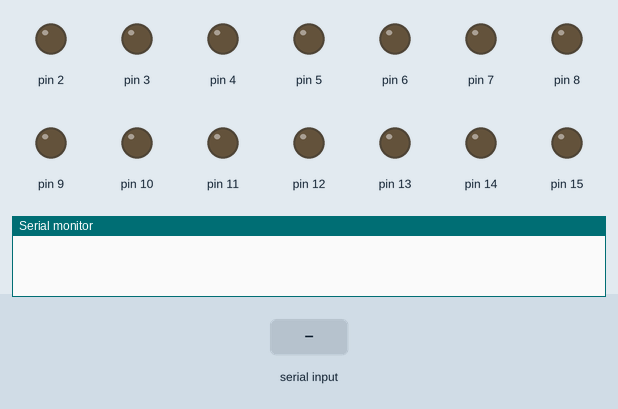
The sketch below on a simulated Arduino Uno, built with avr-gcc and run on an emulated ATmega328P. On the bench: output pins drawn as LEDs (lit = HIGH), the last lines printed to the serial monitor. The inputs (shaded band) are chosen by the test bench.

Above: at 1.2 s.
1.3 s: "5\n" received over Serial
At 2.2 s:
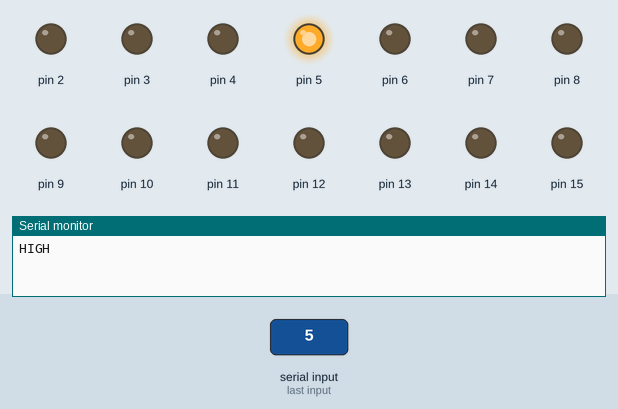
2.9 s: "30,150\n" received over Serial
Timing chart, 0 to 5.9 s (numbered marks = the images above; inputs shaded):
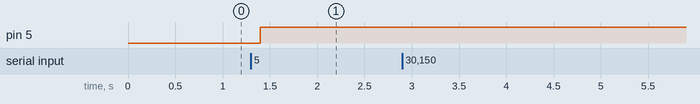

Measured:
- after the input at 1.3 s, pin 5: LOW → HIGH after 0.10 s

The sketch:

switch_pin_output.ino
```cpp
int int_array[18] = {0,0,0,0,0,0,0,0,0,0,0,0,0,0,0,0,0};
String pin_str = "";


void setup() {
  // Open serial connection
  Serial.begin(19200);
  Serial.flush();
  // Set up pins 1-13 as OUTPUT and initialize to 0 (LOW)
  for (int i = 2; i <= sizeof(int_array) / sizeof(int_array[0]); i++) {
    pinMode(i, OUTPUT);
    digitalWrite(i, 0);
  }
}


void loop() {
  while (Serial.available()){
    // read pin number (input)
    char in_char = Serial.read();
    if (int(in_char)!=-1){
      pin_str+=in_char;
    }
    // switch output at the pin received via Serial
    if (in_char=='\n'){
      int pin_num = pin_str.toInt();
      int_array[pin_num] = !int_array[pin_num];  // switching value
      digitalWrite(pin_num,int_array[pin_num]);  // writing value
      // sending feedback on pin status
      //Serial.write("\n");
      if(int_array[pin_num]==1){
        Serial.write("HIGH\n");
      }
      if(int_array[pin_num]==0){
        Serial.write("LOW\n");
      }
      pin_str = "";
    }
  }
  delay(100);
}
```
